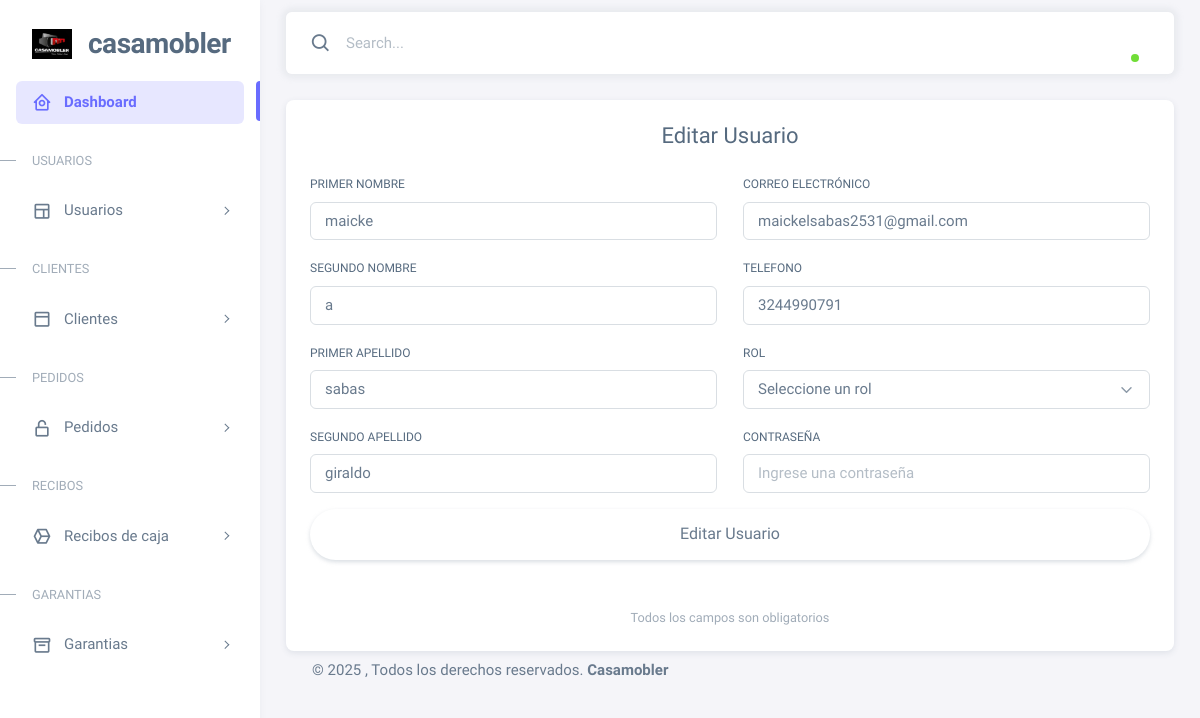
Page /usuarios/editar/7/ on the committed database.
### Casamobler/models.py (models this page shows, shortened)
class Usuario(models.Model):
    p_nombre = models.CharField(max_length=100, null=True, blank=True)
    s_nombre = models.CharField(max_length=100, null=True, blank=True)
    p_apellido = models.CharField(max_length=100, null=True, blank=True)
    s_apellido = models.CharField(max_length=100, null=True, blank=True)
    telefono = models.DecimalField(max_digits=10, decimal_places=0, null=True, blank=True)
    correo = models.EmailField(unique=True, null=True, blank=True)
    contraseña = models.CharField(max_length=255, null=True, blank=True)
    rol = models.ForeignKey(Rol, on_delete=models.SET_NULL, null=True, blank=True)

class Rol(models.Model):
    nombre_rol = models.CharField(max_length=50)

### Casamobler/views.py (the view, shortened to what this page needs)
# urls.py: path('usuarios/editar/<int:id>/', views.editar_usuarios, name='editar_usuarios'),
def editar_usuarios(request, id):
    usuario = get_object_or_404(Usuario, id=id)
    roles = Rol.objects.all()
    return render(request, 'usuario/editar_usuarios.html', {'usuario': usuario, 'roles': roles})

### Casamobler/templates/usuario/editar_usuarios.html (shortened to what this page needs)
{% extends 'base.html' %}
{% load static %}
{% block content %}
<div class="form-center-container">
    <div class="card custom-card">
        <div class="card-header custom-card-header text-center">
            <h4 class="mb-0">Editar Usuario</h4>
        </div>
        <div class="card-body">
            <form method="POST" action="{% url 'editar_usuarios' usuario.id %}">
                <div class="row">
                    <div class="col-md-6">
                        <div class="mb-3">
                            <label for="p_nombre" class="form-label">Primer nombre</label>
                            <input type="text" value = "{{ usuario.p_nombre }}" type="text" class="form-control" id="p_nombre" name="p_nombre" placeholder="Ingrese el primer nombre" required>
                        </div>
                        <div class="mb-3">
                            <label for="s_nombre" class="form-label">Segundo nombre</label>
                            <input type="text" value="{{ usuario.s_nombre }}" type="text" class="form-control" id="s_nombre" name="s_nombre" placeholder="Ingrese el segundo nombre">
                        </div>
                        <div class="mb-3">
                            <label for="p_apellido" class="form-label">Primer apellido</label>
                            <input type="text" value="{{ usuario.p_apellido }}" type="text" class="form-control" id="p_apellido" name="p_apellido" placeholder="Ingrese el primer apellido" required>
                        </div>
                        <div class="mb-3">
                            <label for="s_apellido" class="form-label">Segundo apellido</label>
                            <input type="text" value="{{ usuario.s_apellido }}" type="text" class="form-control" id="s_apellido" name="s_apellido" placeholder="Ingrese el segundo apellido">
                        </div>
                    </div>
                    <div class="col-md-6">
                        <div class="mb-3">
                            <label for="email" class="form-label">Correo electrónico</label>
                            <input type="email" value="{{ usuario.correo }}" type="email" class="form-control" id="email" name="email" placeholder="usuario@correo.com" required>
                        </div>
                        <div class="mb-3">
                            <label for="telefono" class="form-label">Telefono</label>
                            <input type="text"  value = "{{ usuario.telefono }}" type="text" class="form-control" id="telefono" name="telefono" placeholder="Ingrese el telefono">
                        </div>
                        <div class="mb-3">
                            <label for="rol" class="form-label">Rol</label>
                            <select id="rol"  value = "{{ usuario.rol.id }}" name="rol" class="form-select" required>
                                <option value="">Seleccione un rol</option>
                            </select>
                        </div>
                        <div class="mb-3">
                            <label for="password" class="form-label">Contraseña</label>
                            <input type="password"   class="form-control" id="password" name="contraseña" placeholder="Ingrese una contraseña" required>
                        </div>
                    </div>
                </div>
                <div class="d-grid">
                    <button type="submit" class="btn btn-custom btn-lg rounded-pill shadow-sm">
                         Editar Usuario
                    </button>
                </div>
            </form>
        </div>
        <div class="card-footer custom-card-footer text-center text-muted small">
            Todos los campos son obligatorios
        </div>
    </div>
</div>
{% endblock %}

### rows in the picture
Usuario: p_nombre "maicke", s_nombre "a", p_apellido "sabas", s_apellido "giraldo", email "maickelsabas2531@gmail.com", telefono "3244990791"
